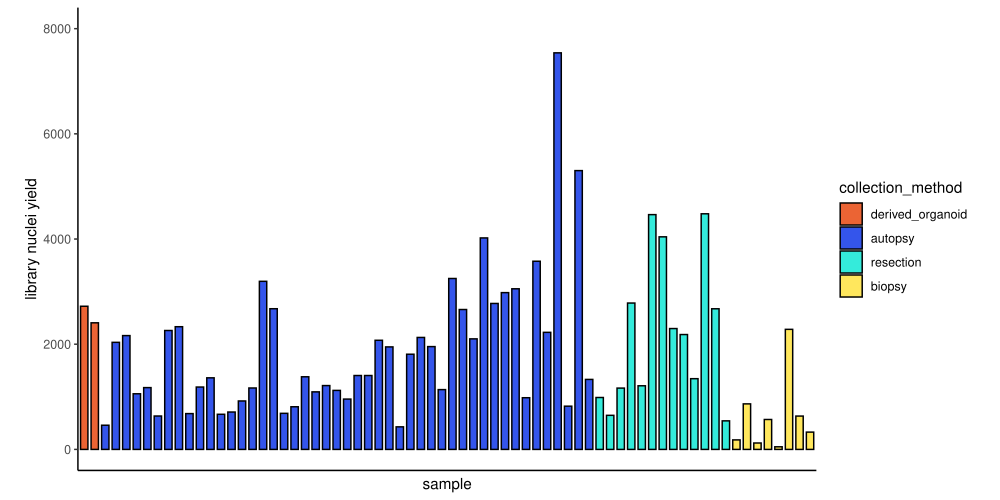

Reproduce this figure in R.
if (!requireNamespace("dplyr", quietly = TRUE)) {
  install.packages("dplyr")
}
if (!requireNamespace("readxl", quietly = TRUE)) {
  install.packages("readxl")
}


library(ggplot2)
library(ggpubr)
library(dplyr)
library(readxl)

# configure default font size, font family, theme, figure size
theme_set(theme_pubr())
options(repr.plot.width = 10, repr.plot.height = 5)

# read in master sample sheet
master_sample_sheet <- read_excel(
  "Tapestri_batch2_samples_MASTER.xlsx", 
  sheet = "all_sample_clinical_info"
)
master_sample_sheet %>% 
  filter(censor == 0) -> master_sample_sheet
# the collection_method should be ordered:
master_sample_sheet$collection_method <- factor(
  master_sample_sheet$collection_method, 
  levels = c("derived_organoid", "autopsy", "resection", "biopsy")
)
# sort
master_sample_sheet <- master_sample_sheet %>% arrange(collection_method)

##############################################################################
# ===== plot per-sample library nuclei yield, split by collection method =====
##############################################################################

# palette for collection_method:
# derived_organoid: "#eb6434"
# autopsy: "#3455eb"
# resection: "#34ebdb"
# biopsy: "#ffe75d"
collection_palette <- c(
  "derived_organoid" = "#eb6434",
  "autopsy" = "#3455eb",
  "resection" = "#34ebdb",
  "biopsy" = "#ffe75d"
)

# plot bar plot of each sample's "library nuclei yield", color by collection method
ggbarplot(
  master_sample_sheet,
  x = "sample", y = "library nuclei yield",
  fill = "collection_method",
) +
  scale_fill_manual(values = collection_palette) +
  theme_classic() +
  coord_fixed(ratio = 0.005) + 
  # disable x ticks/tick marks, set y range to be 0 through 8000
  theme(axis.text.x = element_blank(), axis.ticks.x = element_blank()) +
  ylim(0, 8000)

# save
ggsave(
  "supp1a_library_technical_details/supp1.1_sample_technical_details.pdf", 
  width = 10, height = 5, units = "in", useDingbats = FALSE
)

#######################
# ===== get stats =====
#######################
# overall median library nuclei yield
# overall standard deviation of library nuclei yield
# overall total number of single nuclei libraries

master_sample_sheet %>% 
  summarise(
    mean_library_nuclei_yield = mean(`library nuclei yield`),
    sd_library_nuclei_yield = sd(`library nuclei yield`),
    total_single_nuclei_libraries = sum(`library nuclei yield`)
  ) -> overall_stats
write.csv(overall_stats, "supp1a_library_technical_details/overall_stats.csv", row.names = FALSE)

# also get total number of single nuclei per case, not sample, and take median of that
master_sample_sheet %>% 
  group_by(case) %>% 
  summarise(
    total_single_nuclei_libraries = sum(`library nuclei yield`)
  ) -> stats_by_case
mean_by_case <- mean(stats_by_case$total_single_nuclei_libraries)
mean_by_case
# save the mean library nuclei yield per case to a CSV file
write.csv(data.frame(mean_library_nuclei_yield_per_case = mean_by_case), 
          "supp1a_library_technical_details/mean_library_nuclei_yield_per_case.csv", 
          row.names = FALSE)

# median library nuclei yield for each collection method
# standard deviation of library nuclei yield for each collection method

master_sample_sheet %>% 
  group_by(collection_method) %>% 
  summarise(
    mean_library_nuclei_yield = mean(`library nuclei yield`),
    sd_library_nuclei_yield = sd(`library nuclei yield`)
  ) -> stats_by_collection_method
# save the median library nuclei yield and standard deviation for each collection method to a CSV file
write.csv(stats_by_collection_method, 
          "supp1a_library_technical_details/stats_by_collection_method.csv", 
          row.names = FALSE)

# how many samples are pancreas primary and how many are mets?
grepl(pattern = "pancreas", x = master_sample_sheet$`anatomical site`, ignore.case = TRUE) %>% sum()
grepl(pattern = "met", x = master_sample_sheet$`primary_or_met`, ignore.case = TRUE) %>% sum()
